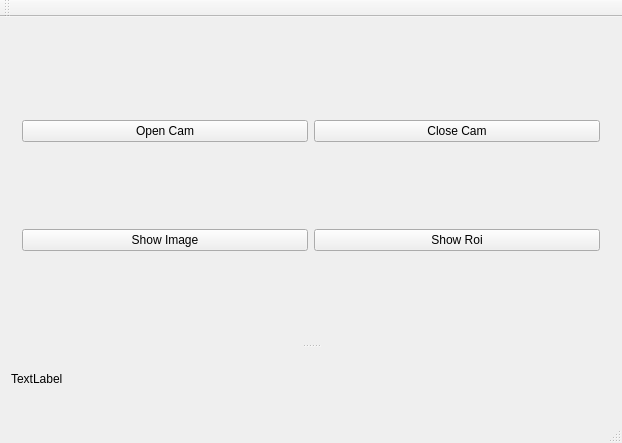
<?xml version="1.0" encoding="UTF-8"?>
<ui version="4.0">
 <class>TestMultipleCamerasClass</class>
 <widget class="QMainWindow" name="TestMultipleCamerasClass">
  <property name="geometry">
   <rect>
    <x>0</x>
    <y>0</y>
    <width>622</width>
    <height>443</height>
   </rect>
  </property>
  <property name="windowTitle">
   <string>TestMultipleCameras</string>
  </property>
  <widget class="QWidget" name="centralWidget">
   <layout class="QGridLayout" name="gridLayout_2">
    <item row="0" column="0">
     <widget class="QSplitter" name="splitter">
      <property name="orientation">
       <enum>Qt::Vertical</enum>
      </property>
      <widget class="QWidget" name="layoutWidget">
       <layout class="QGridLayout" name="gridLayout">
        <item row="1" column="1">
         <widget class="QPushButton" name="btnShowRoi">
          <property name="text">
           <string>Show Roi</string>
          </property>
         </widget>
        </item>
        <item row="1" column="0">
         <widget class="QPushButton" name="btnShowImage">
          <property name="text">
           <string>Show Image</string>
          </property>
         </widget>
        </item>
        <item row="0" column="1">
         <widget class="QPushButton" name="btnCloseCam">
          <property name="text">
           <string>Close Cam</string>
          </property>
         </widget>
        </item>
        <item row="0" column="0">
         <widget class="QPushButton" name="btnOpenCam">
          <property name="text">
           <string>Open Cam</string>
          </property>
         </widget>
        </item>
       </layout>
      </widget>
      <widget class="ImgView" name="label">
       <property name="autoFillBackground">
        <bool>true</bool>
       </property>
       <property name="text">
        <string>TextLabel</string>
       </property>
      </widget>
     </widget>
    </item>
   </layout>
  </widget>
  <widget class="QMenuBar" name="menuBar">
   <property name="geometry">
    <rect>
     <x>0</x>
     <y>0</y>
     <width>622</width>
     <height>21</height>
    </rect>
   </property>
  </widget>
  <widget class="QToolBar" name="mainToolBar">
   <attribute name="toolBarArea">
    <enum>TopToolBarArea</enum>
   </attribute>
   <attribute name="toolBarBreak">
    <bool>false</bool>
   </attribute>
  </widget>
  <widget class="QStatusBar" name="statusBar"/>
 </widget>
 <layoutdefault spacing="6" margin="11"/>
 <customwidgets>
  <customwidget>
   <class>ImgView</class>
   <extends>QLabel</extends>
   <header location="global">imgview.h</header>
  </customwidget>
 </customwidgets>
 <resources>
  <include location="TestMultipleCameras.qrc"/>
 </resources>
 <connections/>
</ui>
